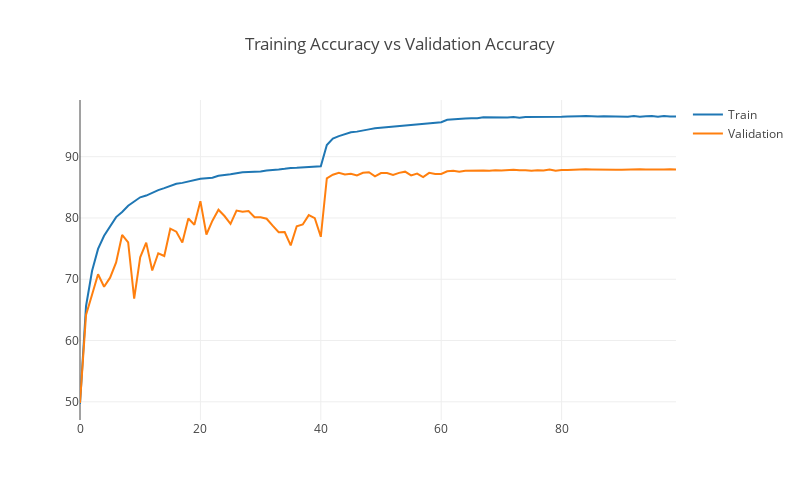

Notebook code for this chart:
### Code cell
title = "Training Accuracy vs Validation Accuracy"
fig_name = name + "_acc.html"

trace1 = go.Scatter(
    x = epoch,
    y = acc,
    mode = 'lines',
    name = 'Train'
)

trace2 = go.Scatter(
    x = epoch,
    y = val_acc,
    mode = 'lines',
    name = 'Validation'
)

layout = go.Layout(
    width=800,
    height=500,
    title= title
)
data = [trace1, trace2]
fig1 = go.Figure(data=data, layout=layout)
plotly.offline.iplot(fig1)
